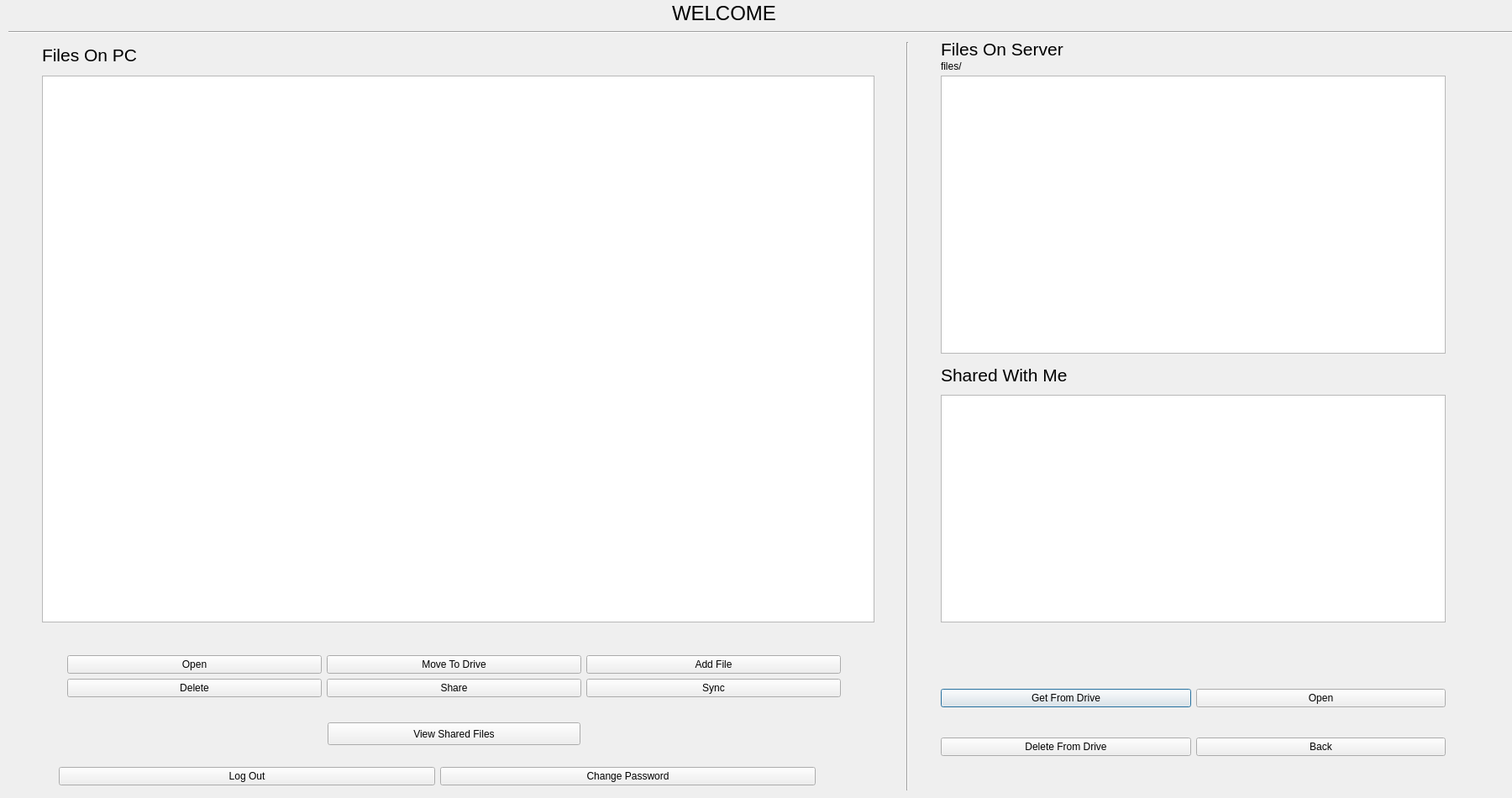
<?xml version="1.0" encoding="UTF-8"?>
<ui version="4.0">
 <class>file</class>
 <widget class="QDialog" name="file">
  <property name="geometry">
   <rect>
    <x>0</x>
    <y>0</y>
    <width>1800</width>
    <height>950</height>
   </rect>
  </property>
  <property name="windowTitle">
   <string>Dialog</string>
  </property>
  <widget class="QTreeView" name="treeView">
   <property name="geometry">
    <rect>
     <x>50</x>
     <y>90</y>
     <width>991</width>
     <height>651</height>
    </rect>
   </property>
   <property name="sizeAdjustPolicy">
    <enum>QAbstractScrollArea::AdjustToContents</enum>
   </property>
   <property name="dragEnabled">
    <bool>false</bool>
   </property>
   <property name="dragDropMode">
    <enum>QAbstractItemView::InternalMove</enum>
   </property>
   <property name="selectionMode">
    <enum>QAbstractItemView::SingleSelection</enum>
   </property>
  </widget>
  <widget class="QWidget" name="layoutWidget">
   <property name="geometry">
    <rect>
     <x>1120</x>
     <y>790</y>
     <width>601</width>
     <height>141</height>
    </rect>
   </property>
   <layout class="QHBoxLayout" name="horizontalLayout_2">
    <item>
     <layout class="QVBoxLayout" name="verticalLayout_4">
      <item>
       <widget class="QPushButton" name="GetFromDrive">
        <property name="text">
         <string>Get From Drive</string>
        </property>
       </widget>
      </item>
      <item>
       <widget class="QPushButton" name="DeleteFromDrive">
        <property name="text">
         <string>Delete From Drive</string>
        </property>
       </widget>
      </item>
     </layout>
    </item>
    <item>
     <layout class="QVBoxLayout" name="verticalLayout_5">
      <item>
       <widget class="QPushButton" name="OpenFileInDrive">
        <property name="text">
         <string>Open</string>
        </property>
       </widget>
      </item>
      <item>
       <widget class="QPushButton" name="GoingBackInDrive">
        <property name="text">
         <string>Back</string>
        </property>
       </widget>
      </item>
     </layout>
    </item>
   </layout>
  </widget>
  <widget class="QWidget" name="layoutWidget">
   <property name="geometry">
    <rect>
     <x>80</x>
     <y>750</y>
     <width>921</width>
     <height>111</height>
    </rect>
   </property>
   <layout class="QVBoxLayout" name="verticalLayout_7">
    <item>
     <layout class="QHBoxLayout" name="horizontalLayout">
      <item>
       <layout class="QVBoxLayout" name="verticalLayout_3">
        <item>
         <widget class="QPushButton" name="openfile">
          <property name="text">
           <string>Open</string>
          </property>
         </widget>
        </item>
        <item>
         <widget class="QPushButton" name="deletefile">
          <property name="text">
           <string>Delete</string>
          </property>
         </widget>
        </item>
       </layout>
      </item>
      <item>
       <layout class="QVBoxLayout" name="verticalLayout">
        <item>
         <widget class="QPushButton" name="movetodrive">
          <property name="text">
           <string>Move To Drive</string>
          </property>
         </widget>
        </item>
        <item>
         <widget class="QPushButton" name="share">
          <property name="text">
           <string>Share</string>
          </property>
         </widget>
        </item>
       </layout>
      </item>
      <item>
       <layout class="QVBoxLayout" name="verticalLayout_2">
        <item>
         <widget class="QPushButton" name="AddFileInClientSide">
          <property name="text">
           <string>Add File</string>
          </property>
         </widget>
        </item>
        <item>
         <widget class="QPushButton" name="sync">
          <property name="text">
           <string>Sync</string>
          </property>
         </widget>
        </item>
       </layout>
      </item>
     </layout>
    </item>
   </layout>
  </widget>
  <widget class="QLabel" name="filesonclientside">
   <property name="geometry">
    <rect>
     <x>50</x>
     <y>50</y>
     <width>301</width>
     <height>31</height>
    </rect>
   </property>
   <property name="font">
    <font>
     <pointsize>16</pointsize>
    </font>
   </property>
   <property name="text">
    <string>Files On PC</string>
   </property>
  </widget>
  <widget class="QLabel" name="label_2">
   <property name="geometry">
    <rect>
     <x>1120</x>
     <y>50</y>
     <width>231</width>
     <height>17</height>
    </rect>
   </property>
   <property name="font">
    <font>
     <pointsize>16</pointsize>
    </font>
   </property>
   <property name="text">
    <string>Files On Server</string>
   </property>
  </widget>
  <widget class="Line" name="line">
   <property name="geometry">
    <rect>
     <x>1070</x>
     <y>50</y>
     <width>20</width>
     <height>891</height>
    </rect>
   </property>
   <property name="orientation">
    <enum>Qt::Vertical</enum>
   </property>
  </widget>
  <widget class="Line" name="line_2">
   <property name="geometry">
    <rect>
     <x>10</x>
     <y>30</y>
     <width>1861</width>
     <height>16</height>
    </rect>
   </property>
   <property name="orientation">
    <enum>Qt::Horizontal</enum>
   </property>
  </widget>
  <widget class="QLabel" name="label_3">
   <property name="geometry">
    <rect>
     <x>800</x>
     <y>0</y>
     <width>141</width>
     <height>31</height>
    </rect>
   </property>
   <property name="font">
    <font>
     <pointsize>18</pointsize>
    </font>
   </property>
   <property name="text">
    <string>WELCOME</string>
   </property>
  </widget>
  <widget class="QListWidget" name="listWidget">
   <property name="geometry">
    <rect>
     <x>1120</x>
     <y>90</y>
     <width>601</width>
     <height>331</height>
    </rect>
   </property>
   <property name="selectionMode">
    <enum>QAbstractItemView::SingleSelection</enum>
   </property>
  </widget>
  <widget class="QLabel" name="label">
   <property name="geometry">
    <rect>
     <x>1120</x>
     <y>70</y>
     <width>631</width>
     <height>17</height>
    </rect>
   </property>
   <property name="text">
    <string>files/</string>
   </property>
   <property name="wordWrap">
    <bool>true</bool>
   </property>
  </widget>
  <widget class="QWidget" name="layoutWidget">
   <property name="geometry">
    <rect>
     <x>70</x>
     <y>910</y>
     <width>901</width>
     <height>29</height>
    </rect>
   </property>
   <layout class="QHBoxLayout" name="horizontalLayout_3">
    <item>
     <widget class="QPushButton" name="logout">
      <property name="text">
       <string>Log Out</string>
      </property>
     </widget>
    </item>
    <item>
     <widget class="QPushButton" name="changepassword">
      <property name="text">
       <string>Change Password</string>
      </property>
     </widget>
    </item>
   </layout>
  </widget>
  <widget class="QPushButton" name="ViewSharedFiles">
   <property name="geometry">
    <rect>
     <x>390</x>
     <y>860</y>
     <width>301</width>
     <height>27</height>
    </rect>
   </property>
   <property name="text">
    <string>View Shared Files</string>
   </property>
  </widget>
  <widget class="QListWidget" name="sharedwithme">
   <property name="geometry">
    <rect>
     <x>1120</x>
     <y>470</y>
     <width>601</width>
     <height>271</height>
    </rect>
   </property>
  </widget>
  <widget class="QLabel" name="sharedwithmetext">
   <property name="geometry">
    <rect>
     <x>1120</x>
     <y>436</y>
     <width>171</width>
     <height>21</height>
    </rect>
   </property>
   <property name="font">
    <font>
     <pointsize>16</pointsize>
    </font>
   </property>
   <property name="text">
    <string>Shared With Me</string>
   </property>
  </widget>
  <zorder>treeView</zorder>
  <zorder>layoutWidget</zorder>
  <zorder>layoutWidget</zorder>
  <zorder>layoutWidget</zorder>
  <zorder>filesonclientside</zorder>
  <zorder>listWidget</zorder>
  <zorder>label</zorder>
  <zorder>label_2</zorder>
  <zorder>line</zorder>
  <zorder>line_2</zorder>
  <zorder>label_3</zorder>
  <zorder>ViewSharedFiles</zorder>
  <zorder>sharedwithme</zorder>
  <zorder>sharedwithmetext</zorder>
 </widget>
 <resources/>
 <connections/>
</ui>
